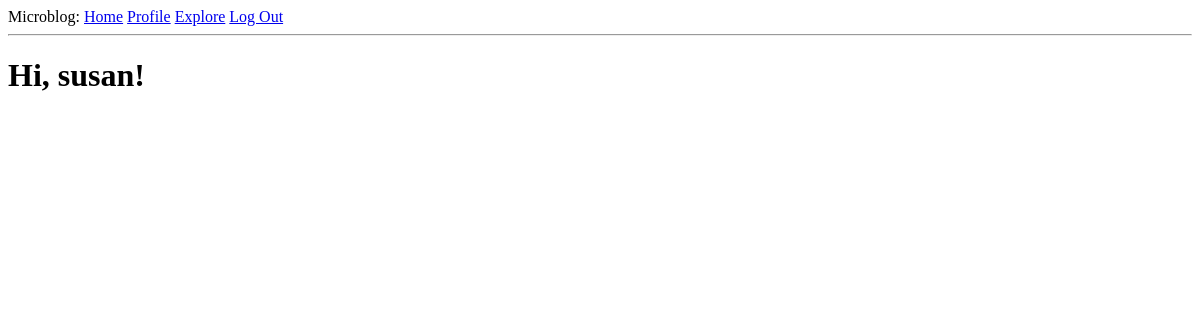
The page /explore (signed in) on the database as committed earlier.
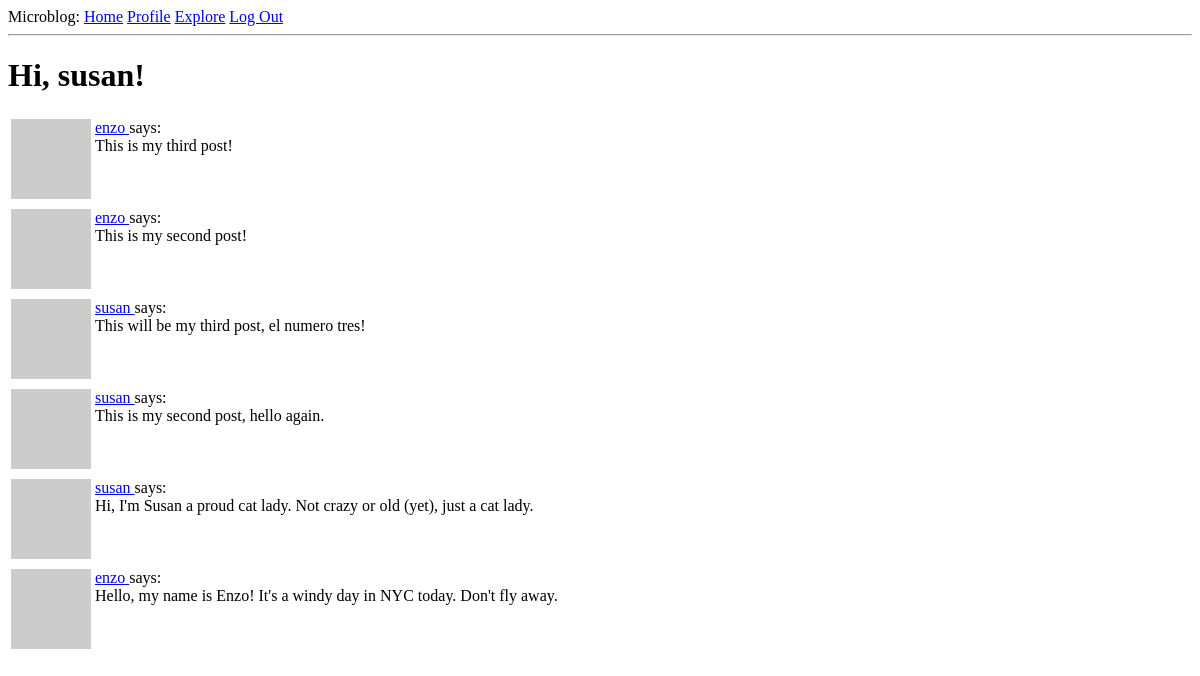
The same page on the database as committed later.
### app/models.py (models this page shows, shortened)
class User(UserMixin, db.Model):
    id = db.Column(db.Integer, primary_key=True)
    username = db.Column(db.String(64), index=True, unique=True)
    email = db.Column(db.String(120), index=True, unique=True)
    password_hash = db.Column(db.String(128))
    posts = db.relationship('Post', backref='author', lazy='dynamic')
    about_me = db.Column(db.String(140))
    last_seen = db.Column(db.DateTime, default=datetime.utcnow)
    followed = db.relationship(
        'User', secondary=followers,
        primaryjoin=(followers.c.follower_id == id),        # follower entity/user, left side join
        secondaryjoin=(followers.c.followed_id == id),      # followed entity/user, right side join
        backref=db.backref('followers', lazy='dynamic'), lazy='dynamic')
    def avatar(self, size):                 # add avatar to profile, hash created by md5 from user's email address -> URL of avatar image returned
        digest = md5(self.email.lower().encode('utf-8')).hexdigest()
        return 'https://www.gravatar.com/avatar/{}?d=identicon&s={}'.format(digest, size)

class Post(db.Model):
    id = db.Column(db.Integer, primary_key=True)
    body = db.Column(db.String(140))
    timestamp = db.Column(db.DateTime, index=True, default=datetime.utcnow)
    user_id = db.Column(db.Integer, db.ForeignKey('user.id'))

### app/routes.py (the view)
@app.route('/explore')
@login_required
def explore():
    page = request.args.get('page', 1, type=int)
    posts = Post.query.order_by(Post.timestamp.desc()).paginate(
        page, app.config['POSTS_PER_PAGE'], False)
    next_url = url_for('explore', page=posts.next_num) \
        if posts.has_next else None
    prev_url = url_for('explore', page=posts.prev_num) \
        if posts.has_prev else None
    return render_template('index.html', title='Explore', posts=posts.items,
        next_url=next_url, prev_url=prev_url)

### app/models.py (called while the page is built)
@login.user_loader
def load_user(id):
    return User.query.get(int(id))

### app/routes.py (called while the page is built)
@app.before_request
def before_request():
    if current_user.is_authenticated:
        current_user.last_seen = datetime.utcnow()
        db.session.commit()

### app/templates/index.html (shortened to what this page needs)
{% extends "base.html" %}
{% block content %}
  <h1>Hi, {{ current_user.username }}!</h1>
  {% for post in posts %}
    {% include '_post.html' %}
  {% endfor %}
{% endblock %}

### app/templates/base.html (shortened to what this page needs)
<!DOCTYPE html>
<html lang="en" dir="ltr">
  <head>
  </head>
  <body>
    <div>
      Microblog:
      <a href="{{url_for('index')}}">Home</a>
      {% if current_user.is_anonymous %}
      <a href="{{url_for('login')}}">Log In</a>
      {% else %}
      <a href="{{ url_for('user', username=current_user.username) }}">Profile</a>
      <a href="{{ url_for('explore') }}">Explore</a>
      <a href="{{url_for('logout')}}">Log Out</a>
      {% endif %}
    </div>
    <hr>
    {% block content %}{% endblock %}
  </body>
</html>

### app/templates/_post.html
<table>
  <tr valign="top">
    <td><img src="{{ post.author.avatar(36) }}" alt=""></td>
    <td>
      <a href="{{ url_for('user', username=post.author.username )}}">
        {{ post.author.username }}
      </a>
      says: <br>{{ post.body }}
    </td>
  </tr>
</table>

Rows that differ between the two databases and show on the page:
added Post: author.username "enzo", body "This is my third post!"
added Post: author.username "enzo", body "This is my second post!"
added Post: author.username "susan", body "This will be my third post, el numero tres!"
added Post: author.username "susan", body "This is my second post, hello again."
added Post: author.username "susan", body "Hi, I'm Susan a proud cat lady. Not crazy or old (yet), just a cat lady."
added Post: author.username "enzo", body "Hello, my name is Enzo! It's a windy day in NYC today. Don't fly away."
